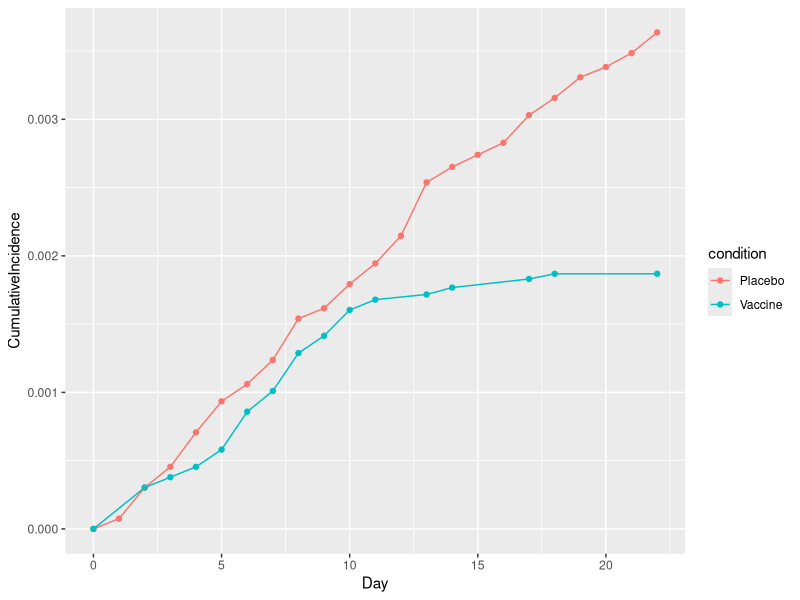

R code for this plot:
## ---- chunk 1
library(tidyverse)
placebo <- read_csv("placebo_digitised_cumulative_incidence_vs_day.csv",col_names = c("Day","CumulativeIncidence"))
vaccine <- read_csv("vaccine_digitised_cumulative_incidence_vs_day.csv",col_names = c("Day","CumulativeIncidence"))
placebo$condition = "Placebo"
vaccine$condition = "Vaccine"
data<- bind_rows(placebo,vaccine)
data$Day=round(data$Day)
ggplot(data,aes(x=Day,y=CumulativeIncidence,color=condition))+geom_point()+geom_line()

day0 = filter(data, Day==0)
day10 = filter(data, Day==10)
day22 = filter(data, Day==22)


day22vsday0 = inner_join(day22,day0,by="condition") %>% mutate(diff=CumulativeIncidence.x-CumulativeIncidence.y) %>% summarise(
  efficacy=( max(diff) - min(diff))/max(diff))
day22vsday0

day22vsday10 = inner_join(day22,day10,by="condition") %>% mutate(diff=CumulativeIncidence.x-CumulativeIncidence.y) %>% summarise(
  efficacy=( max(diff) - min(diff))/max(diff))
day22vsday10

day10vsday0 = inner_join(day10,day0,by="condition")%>% mutate(diff=CumulativeIncidence.x-CumulativeIncidence.y) %>% summarise(
  efficacy=( max(diff) - min(diff))/max(diff))

day10vsday0

